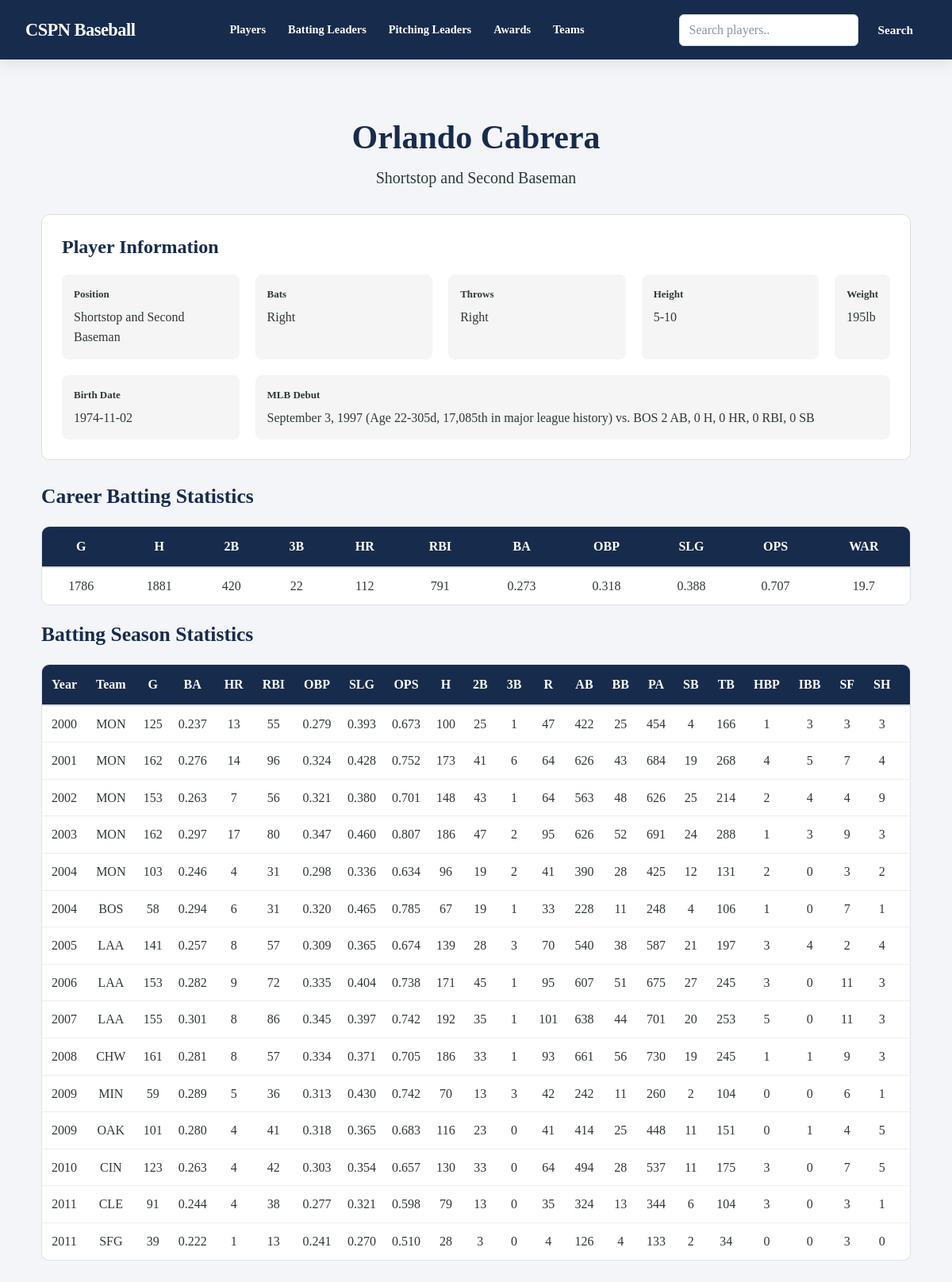
The page /player/cabreor01 on the database its author committed.
### tables this page shows
CREATE TABLE "player_profiles" (
"player_id" TEXT,
  "player_name" TEXT,
  "position" TEXT,
  "bats" TEXT,
  "throws" TEXT,
  "height" TEXT,
  "weight" TEXT,
  "birth_date" TEXT,
  "debut" TEXT,
  "last_game" TEXT
);

### app.py (the view)
@app.route('/player/<player_id>')
def player_profile(player_id):
    profile_data = get_player_profile(player_id)
    if profile_data.empty:
        return "Player not found", 404
    profile = profile_data.iloc[0].to_dict()
    pitching_career_stats = get_player_career_pitching(player_id)
    pitching_season_stats = get_pitching_seasons(player_id)
    batting_career_stats = get_player_career_batting(player_id)
    batting_season_stats = get_batting_seasons(player_id)
    has_batting_stats = (
        not batting_career_stats.empty or not batting_season_stats.empty
    )
    has_pitching_stats = (
        not pitching_career_stats.empty or not pitching_season_stats.empty
    )
    """
    # Converting the Dataframes into dictionaries
    player_career_stats = player_career_stats.to_dict('records')
    player_career_stats = player_season_stats.to_dict('records')
    """
    return render_template(
        "player_profile.html",
        profile=profile,
        batting_season_stats=batting_season_stats,
        batting_career_stats=batting_career_stats,
        pitching_season_stats=pitching_season_stats,
        pitching_career_stats=pitching_career_stats,
        has_batting_stats=has_batting_stats,
        has_pitching_stats=has_pitching_stats
    )

### database/db_connection.py (called while the page is built)
def get_connection():
    connection = sqlite3.connect(database_path)
    return connection

### database/queries.py (called while the page is built)
def get_player_profile(player_id):
    connection = get_connection()
    query = """
        SELECT *
        FROM player_profiles
        WHERE player_id = ?
    """
    result_df = pd.read_sql_query(query, connection, params=(player_id,))
    connection.close()
    return result_df

def get_player_career_batting(player_id):
    connection = get_connection()
    query = """
        SELECT *
        FROM career_batting
        WHERE player_id = ?
    """
    result_df = pd.read_sql_query(query, connection, params=(player_id,))
    connection.close()
    return result_df

def get_player_career_pitching(player_id):
    connection = get_connection()
    query = """
        SELECT *
        FROM career_pitching
        WHERE player_id = ?
    """
    result_df = pd.read_sql_query(query, connection, params=(player_id,))
    connection.close()
    return result_df

def get_batting_seasons(player_id):
    connection = get_connection()
    query = """
        SELECT *
        FROM batting_seasons
        WHERE player_id = ?
        ORDER BY Year;
    """
    result_df = pd.read_sql_query(query, connection, params=(player_id,))
    connection.close()
    return result_df

def get_pitching_seasons(player_id):
    connection = get_connection()
    query = """
        SELECT *
        FROM pitching_seasons
        WHERE player_id = ?
        ORDER BY Year;
    """
    result_df = pd.read_sql_query(query, connection, params=(player_id,))
    result_df['SO/BB'] = pd.to_numeric(result_df['SO/BB'], errors='coerce')
    connection.close()
    return result_df

### templates/player_profile.html (shortened to what this page needs)
{% extends "base.html" %}
{% block content %}
<!DOCTYPE html>
<html lang="en">
    <head>
        <link rel="stylesheet" href="{{ url_for('static', filename='css/app_style.css')}}">
        <link rel="stylesheet" href="{{ url_for('static', filename='css/player_profile.css')}}">
    </head>
    <body>
    <main class="player-page">
        <section class="player-header">
             <h1>
                {{ profile['player_name'] }}
             </h1>
             <p class="player-position">
                {{ profile['position'] }}
             </p>
        </section>
        <section class="profile-card">
            <h2>Player Information</h2>
            <div class="profile-grid">
                <div class="profile-item">
                    <span class="profile-label">
                        Position
                    </span>
                    <span class="profile-value">
                        {{ profile['position'] }}
                    </span>
                </div>
                <div class="profile-item">
                    <span class="profile-label">
                        Bats
                    </span>
                    <span class="profile-value">
                        {{ profile['bats'] }}
                    </span>
                </div>
                <div class="profile-item">
                    <span class="profile-label">
                        Throws
                    </span>
                    <span class="profile-value">
                        {{ profile['throws'] }}
                    </span>
                </div>
                <div class="profile-item">
                    <span class="profile-label">
                        Height
                    </span>
                    <span class="profile-value">
                        {{ profile['height'] }}
                    </span>
                </div>
                <div class="profile-item">
                    <span class="profile-label">
                        Weight
                    </span>
                    <span class="profile-value">
                        {{ profile['weight'] }}
                    </span>
                </div>
                <div class="profile-item">
                    <span class="profile-label">
                        Birth Date
                    </span>
                    <span class="profile-value">
                        {{ profile['birth_date'] }}
                    </span>
                </div>
                <div class="profile-item profile-item-debut">
                    <span class="profile-label">
                        MLB Debut
                    </span>
                    <span class="profile-value">
                        {{ profile['debut'] }}
                    </span>
                </div>
            </div>
        </section>
        {% if has_batting_stats %}
            <section class="player-stat">
                <h2>Career Batting Statistics</h2>
                <div class="table-container">
                    <table class="stats-table">
                        <thead>
                            <tr>
                                <th>G</th>
                                <th>H</th>
                                <th>2B</th>
                                <th>3B</th>
                                <th>HR</th>
                                <th>RBI</th>
                                <th>BA</th>
                                <th>OBP</th>
                                <th>SLG</th>
                                <th>OPS</th>
                                <th>WAR</th>
                            </tr>
                        </thead>
                        <tbody>
                            {% for _, row in batting_career_stats.iterrows() %}
                            <tr>
                                <td>{{ row['G'] }}</td>
                                <td>{{ row['H'] }}</td>
                                <td>{{ row['2B'] }}</td>
                                <td>{{ row['3B'] }}</td>
                                <td>{{ row['HR'] }}</td>
                                <td>{{ row['RBI'] }}</td>
                                <td>{{ "%.3f"|format(row['BA']) }}</td>
                                <td>{{ "%.3f"|format(row['OBP']) }}</td>
                                <td>{{ "%.3f"|format(row['SLG']) }}</td>
                                <td>{{ "%.3f"|format(row['OPS']) }}</td>
                                <td>{{ "%.1f"|format(row['WAR']) }}</td>
                            </tr>
                            {% endfor %}
                        </tbody>
                    </table>
                </div>
                <h2>Batting Season Statistics</h2>
                <div class="table-container">
                    <table class="stats-table">
                        <thead>
                            <tr>
                                <th>Year</th>
                                <th>Team</th>
                                <th>G</th>
                                <th>BA</th>
                                <th>HR</th>
                                <th>RBI</th>
                                <th>OBP</th>
                                <th>SLG</th>
                                <th>OPS</th>
                                <th>H</th>
                                <th>2B</th>
                                <th>3B</th>
                                <th>R</th>
                                <th>AB</th>
                                <th>BB</th>
                                <th>PA</th>
                                <th>SB</th>
                                <th>TB</th>
                                <th>HBP</th>
                                <th>IBB</th>
                                <th>SF</th>
                                <th>SH</th>
                                <th>CS</th>
                            </tr>
                        </thead>
                        <tbody>
                            {% for _, row in batting_season_stats.iterrows() %}
                            <tr>
                                <td>{{ row['Year'] }}</td>
                                <td>{{ row['Team'] }}</td>
                                <td>{{ row['G'] }}</td>
                                <td>{{ "%.3f"|format(row['BA']) }}</td>
                                <td>{{ row['HR'] }}</td>
                                <td>{{ row['RBI'] }}</td>
                                <td>{{ "%.3f"|format(row['OBP']) }}</td>
                                <td>{{ "%.3f"|format(row['SLG']) }}</td>
                                <td>{{ "%.3f"|format(row['OPS']) }}</td>
                                <td>{{ row['H'] }}</td>
                                <td>{{ row['2B'] }}</td>
                                <td>{{ row['3B'] }}</td>
                                <td>{{ row['R'] }}</td>
                                <td>{{ row['AB'] }}</td>
                                <td>{{ row['BB'] }}</td>
                                <td>{{ row['PA'] }}</td>
                                <td>{{ row['SB'] }}</td>
                                <td>{{ row['TB'] }}</td>
                                <td>{{ row['HBP'] }}</td>
                                <td>{{ row['IBB'] }}</td>
                                <td>{{ row['SF'] }}</td>
                                <td>{{ row['SH'] }}</td>
                                <td>{{ row['CS'] }}</td>
                            </tr>
                            {% endfor %}
                        </tbody>
                    </table>
                </div>
            </section>
        {% endif %}
    </main>
</body>
</html>
{% endblock %}

### static/css/app_style.css (style rules this page uses)
:root { --color-primary: #172b4d; --color-primary-hover: #243f68; --color-accent: #c83c45; --color-background: #f3f5f8; --color-surface: #ffffff; --color-surface-hover: #f7f9fc; --color-text: #303938; --color-text-muted: #667085; --color-border: #dce2ea; --color-success: #237a57; --shadow-small: 0 2px 6px rgba(23, 43, 77, 0.06); --shadow-medium: 0 5px 18px rgba(23, 43, 77, 0.10); --radius-small: 6px; --radius-medium: 10px; --radius-large: 14px; --page-width: 1440px; }
* { box-sizing:border-box; }
html { min-height: 100%; scroll-behavior: smooth; }
body { margin: 0; min-height: 100vh; font-family: 'Times New Roman', Times, serif; font-size: 16px; line-height: 1.6; color: var(--color-text); background-color: var(--color-background); }
h1, h2, h3, h4 { color: var(--color-primary); line-height: 1.25; }
h1 { font-size: clamp(1.8rem, 3vw, 2.4rem); }
h2 { font-size: 1.6rem; }
p { margin-top: 0; }
main { width: 100%; max-width: var(--page-width); margin: 0 auto; padding: 32px; }
table { width: 100%; border-collapse: collapse; background-color: var(--color-surface); }
th, td { padding: 11px 14px; text-align: left; border-bottom: 1px solid var(--color-border); }
th { color: #ffffff; background-color: var(--color-primary); font-weight: 700; white-space: nowrap; }
tbody tr:last-child td { border-bottom: none; }
.table-container { width: 100%; overflow-x: auto; background-color: var(--color-surface); border: 1px solid var(--color-border); border-radius: var(--radius-medium); }

### static/css/player_profile.css (style rules this page uses)
.player-page { max-width: 1200px; margin: 0 auto; padding: 40px 20px; }
.player-header { text-align: center; margin-bottom: 30px; }
.player-header h1 { font-size: 42px; margin: 0; }
.player-position { font-size: 20px; margin-top: 8px; }
.profile-card, .stats-card { background: white; padding: 25px; border-radius: 10px; margin-bottom: 30px; border: 1px solid #ddd; }
.profile-card h2, .stats-card h2 { font-size: 24px; margin-top: 0; margin-bottom: 20px; }
.profile-grid { display: grid; grid-template-columns: repeat( auto-fit, minmax(200px, 1fr) ); gap: 20px; }
.profile-item { background: #f5f5f5; padding: 15px; border-radius: 8px; }
.profile-label { display: block; font-size: 13px; font-weight: bold; margin-bottom: 5px; }
.profile-value { font-size: 16px; }
.table-container { overflow-x: auto; }
.profile-item-debut { grid-column: 2 / span 4; min-width: 0; height: 100%; }
.profile-item-debut .profile-value { white-space: nowrap; }
.stats-table { width: 100%; border-collapse: collapse; }
.stats-table th { padding: 12px; border-bottom: 2px solid #ddd; text-align: center; font-weight: bold; }
.stats-table td { padding: 10px; border-bottom: 1px solid #eee; text-align: center; }

### rows shown on the page
player_profiles: player_name "Orlando Cabrera", position "Shortstop and Second Baseman", bats "Right", throws "Right", height "5-10", weight "195lb", birth_date "1974-11-02", debut "September 3, 1997 (Age 22-305d, 17,085th in major league history) vs. BOS 2 AB, 0 H, 0 HR, 0 RBI, 0 SB"

### other values the page prints
{{ row['G'] }} "1786"
{{ row['H'] }} "1881"
{{ row['2B'] }} "420"
{{ row['3B'] }} "22"
{{ row['HR'] }} "112"
{{ row['RBI'] }} "791"
{{ "%.3f"|format(row['BA']) }} "0.273"
{{ "%.3f"|format(row['OBP']) }} "0.318"
{{ "%.3f"|format(row['SLG']) }} "0.388"
{{ "%.3f"|format(row['OPS']) }} "0.707"
{{ "%.1f"|format(row['WAR']) }} "19.7"
{{ row['Year'] }} "2000" "2001" "2002" "2003" "2004" "2004" "2005" "2006" "2007" "2008" "2009" "2009" "2010" "2011" "2011"
{{ row['Team'] }} "MON" "MON" "MON" "MON" "MON" "BOS" "LAA" "LAA" "LAA" "CHW" "MIN" "OAK" "CIN" "CLE" "SFG"
{{ row['G'] }} "125" "162" "153" "162" "103" "58" "141" "153" "155" "161" "59" "101" "123" "91" "39"
{{ "%.3f"|format(row['BA']) }} "0.237" "0.276" "0.263" "0.297" "0.246" "0.294" "0.257" "0.282" "0.301" "0.281" "0.289" "0.280" "0.263" "0.244" "0.222"
